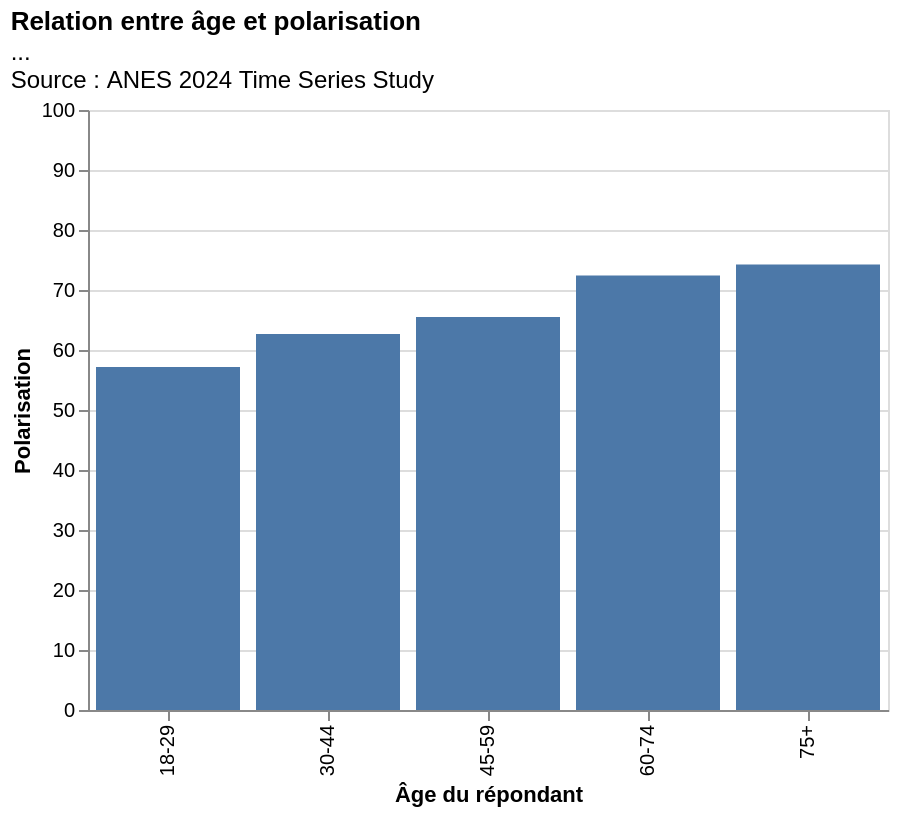

The notebook cell saved with this chart:
### Code cell
alt.Chart(df_pol_summary).mark_bar().encode(
    x=alt.X(
        "age_group",
        type="ordinal",
        title="Âge du répondant",
    ),
    y=alt.Y(
        "polarisation",
        type="quantitative",
        title="Polarisation",
        scale=alt.Scale(domain=[0, 100]),
    ),
    ).properties(
    title=alt.TitleParams(
        text="Relation entre âge et polarisation",
        subtitle=[
            "...",
            "Source : ANES 2024 Time Series Study",
        ],
        anchor="start",
    ),
    width=400,
    height=300,
)

### Figure 1 — Vega specification as saved in the notebook (floating-point values rounded to 4 significant figures)
{"$schema": "https://vega.github.io/schema/vega/v6.json", "data": [{"name": "source_0"}, {"name": "data_0", "values": [{"age_group": "18-29", "polarisation_end": 57.17, "polarisation_start": 0.0}, {"age_group": "30-44", "polarisation_end": 62.67, "polarisation_start": 0.0}, {"age_group": "45-59", "polarisation_end": 65.51, "polarisation_start": 0.0}, {"age_group": "60-74", "polarisation_end": 72.41, "polarisation_start": 0.0}, {"age_group": "75+", "polarisation_end": 74.27, "polarisation_start": 0.0}]}, {"name": "source_0_x_domain_age_group", "values": [{"age_group": "18-29", "sort_field": 5.0}, {"age_group": "30-44", "sort_field": 5.0}, {"age_group": "45-59", "sort_field": 5.0}, {"age_group": "60-74", "sort_field": 5.0}, {"age_group": "75+", "sort_field": 5.0}]}], "marks": [{"type": "rect", "name": "marks", "from": {"data": "data_0"}, "encode": {"update": {"x": {"field": "age_group", "scale": "x"}, "width": {"signal": "max(0.25, bandwidth('x'))"}, "y2": {"field": "polarisation_start", "scale": "y"}, "y": {"field": "polarisation_end", "scale": "y"}, "fill": {"value": "#4c78a8"}}}, "style": ["bar"]}], "scales": [{"name": "x", "type": "band", "domain": {"data": "source_0_x_domain_age_group", "field": "age_group", "sort": {"op": "max", "field": "sort_field"}}, "range": [0, {"signal": "width"}], "paddingOuter": 0.05, "paddingInner": 0.1}, {"name": "y", "type": "linear", "domain": [0, 100], "range": [{"signal": "height"}, 0], "zero": true}], "axes": [{"scale": "y", "grid": true, "labels": false, "maxExtent": 0, "aria": false, "zindex": 0, "minExtent": 0, "tickCount": {"signal": "ceil(height/40)"}, "gridScale": "x", "domain": false, "orient": "left", "ticks": false}, {"scale": "x", "title": "Âge du répondant", "orient": "bottom", "labelAlign": "right", "zindex": 0, "labelBaseline": "middle", "labelAngle": 270, "grid": false}, {"scale": "y", "zindex": 0, "title": "Polarisation", "orient": "left", "grid": false, "tickCount": {"signal": "ceil(height/40)"}, "labelOverlap": true}], "title": {"text": "Relation entre âge et polarisation", "anchor": "start", "subtitle": ["...", "Source : ANES 2024 Time Series Study"]}, "style": "cell", "height": 300, "padding": 5, "width": 400, "background": "white"}
